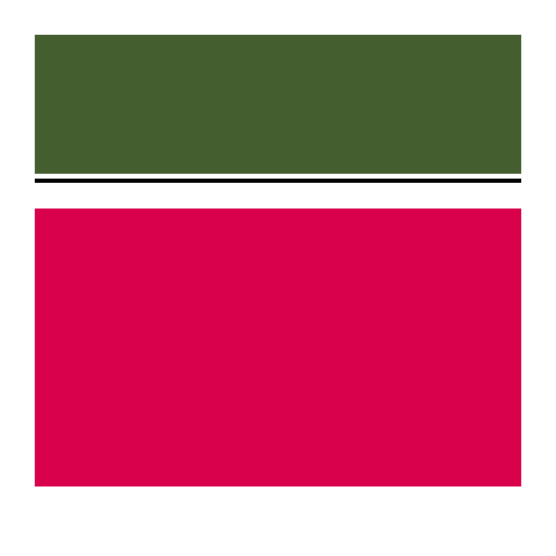

This chart was generated by the following Python code:
#!/usr/bin/env python

import cairo
import math

#I tried to make a faux rothko-esque "painting"

#setting width and height parameters
width, height = 400, 400

#make drawing surface and save as pdf
surface = cairo.PDFSurface("OoCA_PalakGenge.pdf",width, height)
context = cairo.Context(surface)

#drawing line
context.set_line_width(3)
context.move_to(25,130)        #(x,y)
context.line_to(375,130)
context.stroke()

#drawing and filling rectangles
context.rectangle(25,25,350,100)
context.set_source_rgb(0.27, 0.37, 0.19)
context.fill()
context.rectangle(25,150,350,200)
context.set_source_rgb(0.85, 0.0, 0.3)
context.fill()

#writing out the picture
surface.finish()
